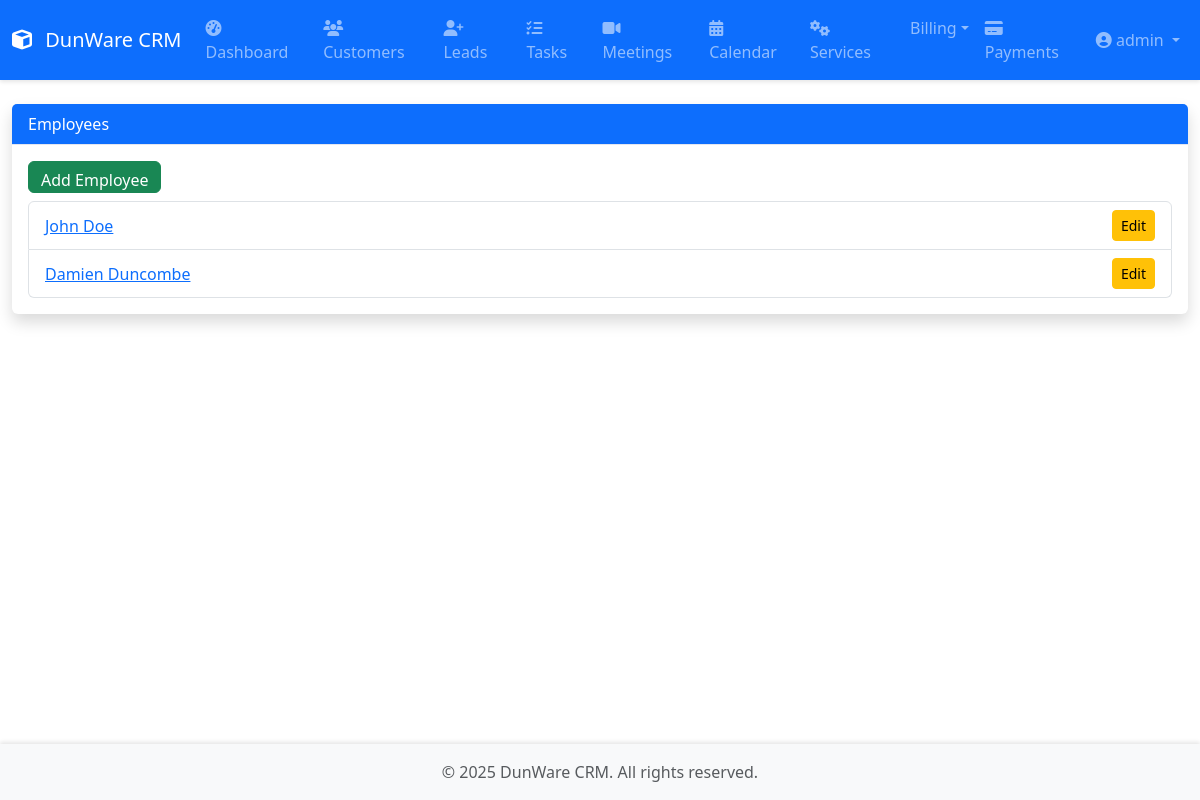
Screenshot of /employees/ (signed in) with the database file from the repository.
### core/models.py (models this page shows, shortened)
class Employee(models.Model):
    user = models.OneToOneField(User, on_delete=models.CASCADE)
    employee_id = models.CharField(max_length=10, unique=True)
    department = models.CharField(max_length=100, default="General")  # ✅ Default
    position = models.CharField(max_length=100, default="Unassigned")  # ✅ Default
    phone = models.CharField(max_length=15, blank=True)
    carrier = models.CharField(
        max_length=20,
        choices=[
            ('att', 'AT&T'),
            ('tmobile', 'T-Mobile'),
            ('verizon', 'Verizon'),
            ('sprint', 'Sprint'),
            ('boost', 'Boost Mobile'),
            ('cricket', 'Cricket'),
            ('metro', 'Metro PCS'),
            ('virgin', 'Virgin Mobile'),
        ],
        blank=True
    )
    hire_date = models.DateField(null=True, blank=True)  # ✅ Allow NULL to prevent errors
    profile_picture = models.ImageField(upload_to='employee_photos/', null=True, blank=True)
    is_active = models.BooleanField(default=True)
    created_at = models.DateTimeField(auto_now_add=True)
    updated_at = models.DateTimeField(auto_now=True)

### core/views.py (the view, shortened to what this page needs)
# urls.py: path('employees/', views.EmployeeListView.as_view(), name='employee-list'),
class EmployeeListView(LoginRequiredMixin, ListView):
    model = Employee
    template_name = 'core/employee_list.html'
    context_object_name = 'employees'
    paginate_by = 10
    def get_queryset(self):
        queryset = super().get_queryset()
        search_query = self.request.GET.get('search')
        return queryset.order_by('-created_at')

### core/templates/core/employee_list.html (shortened to what this page needs)
{% extends 'core/base.html' %}
{% block content %}
<div class="card shadow">
    <div class="card-header bg-primary text-white">Employees</div>
    <div class="card-body">
        <a href="{% url 'employee-create' %}" class="btn btn-success mb-3">Add Employee</a>
        <ul class="list-group">
            {% for employee in employees %}
                <li class="list-group-item d-flex justify-content-between align-items-center">
                    <a href="{% url 'employee-detail' employee.pk %}">{{ employee.user.get_full_name }}</a>
                    <a href="{% url 'employee-update' employee.pk %}" class="btn btn-warning btn-sm">Edit</a>
                </li>
            {% endfor %}
        </ul>
    </div>
</div>
{% endblock %}

### core/templates/core/base.html (shortened to what this page needs)
{% load static %}
<!DOCTYPE html>
<html lang="en">
<head>
    <link href="https://cdn.jsdelivr.net/npm/bootstrap@5.3.2/dist/css/bootstrap.min.css" rel="stylesheet">
    <link href="https://cdn.jsdelivr.net/npm/@fortawesome/fontawesome-free@6.4.2/css/all.min.css" rel="stylesheet">
    <link href="https://cdn.jsdelivr.net/npm/flatpickr/dist/flatpickr.min.css" rel="stylesheet">
    <link href="{% static 'css/style.css' %}" rel="stylesheet">
</head>
<body>
    <nav class="navbar navbar-expand-lg navbar-dark bg-primary">
        <div class="container-fluid">
            <a class="navbar-brand" href="{% url 'dashboard' %}">
                <i class="fas fa-cube"></i> DunWare CRM
            </a>
            <div class="collapse navbar-collapse" id="navbarMain">
                {% if user.is_authenticated %}
                <ul class="navbar-nav me-auto">
                    <li class="nav-item">
                        <a class="nav-link {% if request.resolver_match.url_name == 'dashboard' %}active{% endif %}"
                           href="{% url 'dashboard' %}">
                            <i class="fas fa-tachometer-alt"></i> Dashboard
                        </a>
                    </li>
                    <li class="nav-item">
                        <a class="nav-link {% if 'customer' in request.resolver_match.url_name %}active{% endif %}"
                           href="{% url 'customer-list' %}">
                            <i class="fas fa-users"></i> Customers
                        </a>
                    </li>
                    <li class="nav-item">
                        <a class="nav-link {% if 'lead' in request.resolver_match.url_name %}active{% endif %}"
                           href="{% url 'lead-list' %}">
                            <i class="fas fa-user-plus"></i> Leads
                        </a>
                    </li>
                    <li class="nav-item">
                        <a class="nav-link {% if 'task' in request.resolver_match.url_name %}active{% endif %}"
                           href="{% url 'task-list' %}">
                            <i class="fas fa-tasks"></i> Tasks
                        </a>
                    </li>
                    <li class="nav-item">
                        <a class="nav-link {% if 'meeting' in request.resolver_match.url_name %}active{% endif %}"
                           href="{% url 'meeting-list' %}">
                            <i class="fas fa-video"></i> Meetings
                        </a>
                    </li>
                    <li class="nav-item">
                        <a class="nav-link {% if 'calendar' in request.resolver_match.url_name %}active{% endif %}"
                           href="{% url 'calendar' %}">
                            <i class="fas fa-calendar-alt"></i> Calendar
                        </a>
                    </li>
                    <li class="nav-item">
                        <a class="nav-link {% if 'service' in request.resolver_match.url_name %}active{% endif %}"
                           href="{% url 'service-list' %}">
                            <i class="fas fa-cogs"></i> Services
                        </a>
                    </li>
                    <li class="nav-item dropdown">
                        <a class="nav-link dropdown-toggle {% if 'billing' in request.resolver_match.url_name %}active{% endif %}" href="#" id="billingDropdown" role="button" data-bs-toggle="dropdown">Billing</a>
                    </li>
                    <li class="nav-item">
                        <a class="nav-link {% if 'payment' in request.resolver_match.url_name %}active{% endif %}"
                           href="{% url 'payment-list' %}">
                            <i class="fas fa-credit-card"></i> Payments
                        </a>
                    </li>
                </ul>
                    <ul class="navbar-nav ms-auto">
                        <li class="nav-item dropdown">
                            <a class="nav-link dropdown-toggle" href="#" id="navbarDropdown"
                               role="button" data-bs-toggle="dropdown">
                                <i class="fas fa-user-circle"></i>
                                {{ user.get_full_name|default:user.username }}
                            </a>
                        </li>
                    </ul>
                {% endif %}
            </div>
        </div>
    </nav>
    <div class="container-fluid py-4">
        {% block content %}{% endblock %}
    </div>
    <footer class="footer mt-auto py-3 bg-light">
        <div class="container text-center">
            <span class="text-muted">© {% now "Y" %} DunWare CRM. All rights reserved.</span>
        </div>
    </footer>
</body>
</html>

### dunware_crm/static/css/style.css (style rules this page uses)
body { min-height: 100vh; display: flex; flex-direction: column; }
.container-fluid { flex: 1; }
.navbar { box-shadow: 0 2px 4px rgba(0,0,0,.1); }
.navbar-brand i { margin-right: 0.5rem; }
.card { box-shadow: 0 0.15rem 1.75rem 0 rgba(58, 59, 69, 0.15); border: none; margin-bottom: 1rem; }
.card-header { background-color: #f8f9fc; border-bottom: 1px solid #e3e6f0; }
.form-group, .mb-3 { margin-bottom: 0.6rem !important; padding-bottom: 0 !important; }
.footer { margin-top: auto; box-shadow: 0 -2px 4px rgba(0,0,0,.1); }
.form-group, .mb-3 { margin-bottom: 0.5rem !important; padding-bottom: 0 !important; }

### rows the page displays
Employee: user.get_full_name "John Doe"
Employee: user.get_full_name "Damien Duncombe"

### other values shown
{{ user.get_full_name|default:user.username }} "admin"
